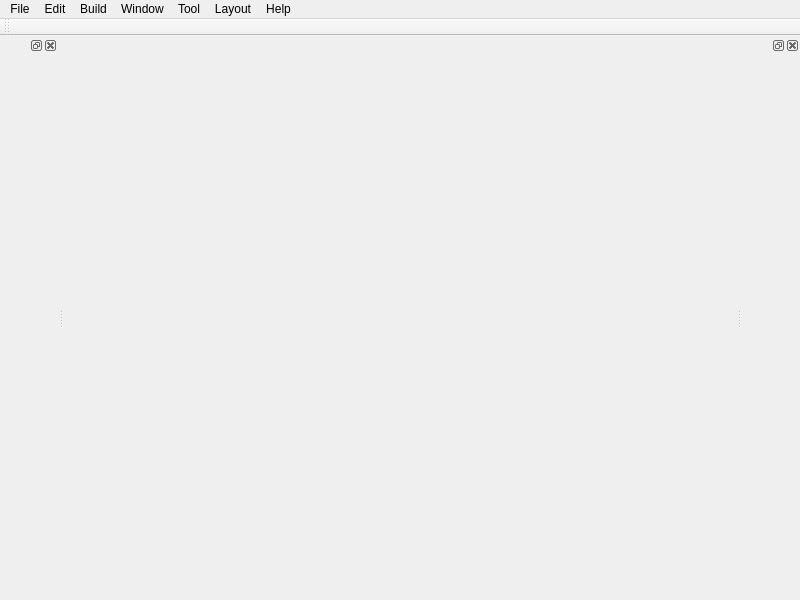
<?xml version="1.0" encoding="UTF-8"?>
<ui version="4.0">
 <class>MainWindow</class>
 <widget class="QMainWindow" name="MainWindow">
  <property name="geometry">
   <rect>
    <x>0</x>
    <y>0</y>
    <width>800</width>
    <height>600</height>
   </rect>
  </property>
  <property name="windowTitle">
   <string>MainWindow</string>
  </property>
  <widget class="QWidget" name="centralwidget">
   <layout class="QVBoxLayout" name="verticalLayout">
    <property name="spacing">
     <number>0</number>
    </property>
    <property name="leftMargin">
     <number>0</number>
    </property>
    <property name="topMargin">
     <number>0</number>
    </property>
    <property name="rightMargin">
     <number>0</number>
    </property>
    <property name="bottomMargin">
     <number>0</number>
    </property>
   </layout>
  </widget>
  <widget class="QMenuBar" name="menubar">
   <property name="geometry">
    <rect>
     <x>0</x>
     <y>0</y>
     <width>800</width>
     <height>23</height>
    </rect>
   </property>
   <widget class="QMenu" name="menuFile">
    <property name="title">
     <string>File</string>
    </property>
    <addaction name="actionNew_Project"/>
    <addaction name="actionOpen_Project"/>
    <addaction name="actionImport_Project"/>
    <addaction name="actionRecent_Project"/>
    <addaction name="separator"/>
    <addaction name="actionSave_Project"/>
    <addaction name="actionSave_As"/>
    <addaction name="actionexport"/>
    <addaction name="separator"/>
    <addaction name="actionProfile"/>
    <addaction name="separator"/>
    <addaction name="actionExit"/>
   </widget>
   <widget class="QMenu" name="menuEdit">
    <property name="title">
     <string>Edit</string>
    </property>
    <addaction name="actionUndo"/>
    <addaction name="actionRedo"/>
    <addaction name="actionFind_And_Replace"/>
   </widget>
   <widget class="QMenu" name="menuBuild">
    <property name="title">
     <string>Build</string>
    </property>
    <addaction name="actionRun"/>
    <addaction name="actionDebug"/>
    <addaction name="separator"/>
    <addaction name="actionClean"/>
    <addaction name="actionClean_Code"/>
    <addaction name="actionClean_Graphics"/>
    <addaction name="actionClean_Audio"/>
    <addaction name="separator"/>
    <addaction name="actionCreate_Exe"/>
    <addaction name="actionRun_Exe"/>
   </widget>
   <widget class="QMenu" name="menuWindow">
    <property name="title">
     <string>Window</string>
    </property>
    <addaction name="actionResource_Expoler"/>
    <addaction name="actionOutput"/>
    <addaction name="actionSearch_Result"/>
    <addaction name="actionSource_Contrl_Output"/>
    <addaction name="actionBreak_Points"/>
    <addaction name="actionCompile_Result"/>
    <addaction name="actionOther"/>
   </widget>
   <widget class="QMenu" name="menuTool">
    <property name="title">
     <string>Tool</string>
    </property>
    <addaction name="actionTexture_Group"/>
    <addaction name="actionAutio_Group"/>
    <addaction name="actionMixer"/>
    <addaction name="actionCreate_Local_Package"/>
    <addaction name="actionImport_Local_Package"/>
    <addaction name="actionProject_Tool"/>
   </widget>
   <widget class="QMenu" name="menuLayout">
    <property name="title">
     <string>Layout</string>
    </property>
    <addaction name="actionSave_Layout"/>
    <addaction name="actionLoad_Layout"/>
    <addaction name="actionResetLayout"/>
   </widget>
   <widget class="QMenu" name="menuHelp">
    <property name="title">
     <string>Help</string>
    </property>
   </widget>
   <addaction name="menuFile"/>
   <addaction name="menuEdit"/>
   <addaction name="menuBuild"/>
   <addaction name="menuWindow"/>
   <addaction name="menuTool"/>
   <addaction name="menuLayout"/>
   <addaction name="menuHelp"/>
  </widget>
  <widget class="QToolBar" name="toolBar">
   <property name="windowTitle">
    <string>toolBar</string>
   </property>
   <attribute name="toolBarArea">
    <enum>TopToolBarArea</enum>
   </attribute>
   <attribute name="toolBarBreak">
    <bool>false</bool>
   </attribute>
  </widget>
  <widget class="QDockWidget" name="dockWidget">
   <attribute name="dockWidgetArea">
    <number>1</number>
   </attribute>
   <widget class="QWidget" name="dockWidgetContents"/>
  </widget>
  <widget class="QDockWidget" name="dockWidget_2">
   <attribute name="dockWidgetArea">
    <number>2</number>
   </attribute>
   <widget class="QWidget" name="dockWidgetContents_2"/>
  </widget>
  <action name="actionNew_Project">
   <property name="text">
    <string>New Project</string>
   </property>
  </action>
  <action name="actionOpen_Project">
   <property name="text">
    <string>Open Project</string>
   </property>
  </action>
  <action name="actionImport_Project">
   <property name="text">
    <string>Import Project</string>
   </property>
  </action>
  <action name="actionRecent_Project">
   <property name="text">
    <string>Recent Project</string>
   </property>
  </action>
  <action name="actionSave_Project">
   <property name="text">
    <string>Save</string>
   </property>
  </action>
  <action name="actionSave_As">
   <property name="text">
    <string>Save As</string>
   </property>
  </action>
  <action name="actionexport">
   <property name="text">
    <string>Export</string>
   </property>
  </action>
  <action name="actionProfile">
   <property name="text">
    <string>Preference</string>
   </property>
  </action>
  <action name="actionExit">
   <property name="text">
    <string>Exit</string>
   </property>
  </action>
  <action name="actionUndo">
   <property name="text">
    <string>Undo</string>
   </property>
  </action>
  <action name="actionRedo">
   <property name="text">
    <string>Redo</string>
   </property>
  </action>
  <action name="actionFind_And_Replace">
   <property name="text">
    <string>Find And Replace</string>
   </property>
  </action>
  <action name="actionRun">
   <property name="text">
    <string>Run</string>
   </property>
  </action>
  <action name="actionDebug">
   <property name="text">
    <string>Debug</string>
   </property>
  </action>
  <action name="actionClean">
   <property name="text">
    <string>Clean</string>
   </property>
  </action>
  <action name="actionClean_Code">
   <property name="text">
    <string>Clean Code</string>
   </property>
  </action>
  <action name="actionClean_Graphics">
   <property name="text">
    <string>Clean Graphics</string>
   </property>
  </action>
  <action name="actionClean_Audio">
   <property name="text">
    <string>Clean Audio</string>
   </property>
  </action>
  <action name="actionCreate_Exe">
   <property name="text">
    <string>Create Exe</string>
   </property>
  </action>
  <action name="actionRun_Exe">
   <property name="text">
    <string>Run Exe</string>
   </property>
  </action>
  <action name="actionResource_Expoler">
   <property name="text">
    <string>Resource Expoler</string>
   </property>
  </action>
  <action name="actionOutput">
   <property name="text">
    <string>Output</string>
   </property>
  </action>
  <action name="actionSearch_Result">
   <property name="text">
    <string>Search Result</string>
   </property>
  </action>
  <action name="actionSource_Contrl_Output">
   <property name="text">
    <string>Source Control Output</string>
   </property>
  </action>
  <action name="actionBreak_Points">
   <property name="text">
    <string>Break Points</string>
   </property>
  </action>
  <action name="actionCompile_Result">
   <property name="text">
    <string>Compile Result</string>
   </property>
  </action>
  <action name="actionOther">
   <property name="text">
    <string>Other</string>
   </property>
  </action>
  <action name="actionSave_Layout">
   <property name="text">
    <string>Save Layout</string>
   </property>
  </action>
  <action name="actionLoad_Layout">
   <property name="text">
    <string>Load Layout</string>
   </property>
  </action>
  <action name="actionResetLayout">
   <property name="text">
    <string>Reset Layout</string>
   </property>
  </action>
  <action name="actionTexture_Group">
   <property name="text">
    <string>Texture Group</string>
   </property>
  </action>
  <action name="actionAutio_Group">
   <property name="text">
    <string>Autio Group</string>
   </property>
  </action>
  <action name="actionMixer">
   <property name="text">
    <string>Mixer</string>
   </property>
  </action>
  <action name="actionCreate_Local_Package">
   <property name="text">
    <string>Create Local Package</string>
   </property>
  </action>
  <action name="actionImport_Local_Package">
   <property name="text">
    <string>Import Local Package</string>
   </property>
  </action>
  <action name="actionProject_Tool">
   <property name="text">
    <string>Project Tool</string>
   </property>
  </action>
 </widget>
 <resources>
  <include location="../resource/res.qrc"/>
 </resources>
 <connections/>
</ui>
